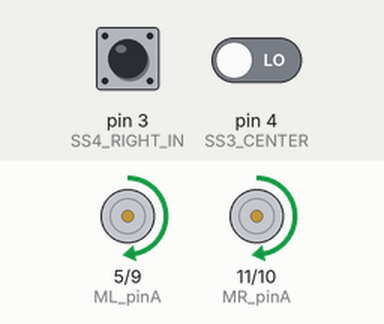
Simulated run of this sketch. Board: Arduino Uno, built with avr-gcc and run on an emulated ATmega328P. On the bench: motor-driver pin pairs drawn as motors (green arrow = first pin HIGH = forward, orange = second pin HIGH = backward, longer = more drive). Inputs (shaded band) come from the test bench; at power-on: pin 4 (SS3_CENTER) LOW, pin 3 (SS4_RIGHT_IN) LOW.

Above: at 1.2 s.
1.3 s: pin 4 (SS3_CENTER) driven HIGH
At 2.4 s:
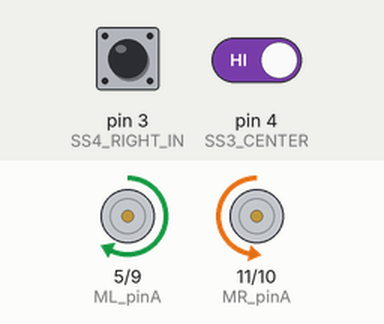
Timing chart, 0 to 4.3 s (numbered marks = the images above; inputs shaded):
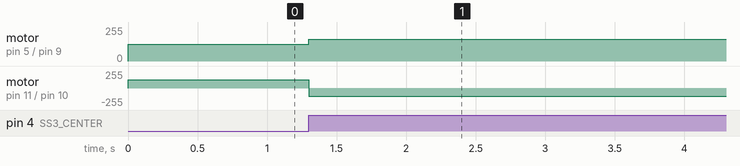

The sketch:

Line_Following.ino
```cpp
#define Pwm 127
#define ML_pinA 5
#define ML_pinB 9
#define MR_pinA 11
#define MR_pinB 10
#define SS1_LEFT_OUT  7
#define SS2_LEFT_IN   6
#define SS3_CENTER    4
#define SS4_RIGHT_IN  3
#define SS5_RIGHT_OUT 2
#define Near A5
#define CLP 7


void allpinslow();
void Forward(int Speed);
void Backward(int Speed);
void Right(int Speed1, int Speed2);
void Left(int Speed1, int Speed2);
double PWMtoSpeed(int PWM);

unsigned long StartTime;
unsigned long CurrentTime;
unsigned long duration;
float distance;
float hypotenuse;
float RaidusOfCurvature;
float Ratio;
int Pwm2;
bool FLAG;

void setup()
{
  pinMode(ML_pinA, OUTPUT);
  pinMode(ML_pinB, OUTPUT);
  pinMode(MR_pinA, OUTPUT);
  pinMode(MR_pinB, OUTPUT);
  pinMode(SS1_LEFT_OUT, INPUT);
  pinMode(SS2_LEFT_IN, INPUT);
  pinMode(SS3_CENTER, INPUT);
  pinMode(SS4_RIGHT_IN, INPUT);
  pinMode(SS5_RIGHT_OUT, INPUT);
  pinMode(Near, INPUT);
  pinMode(CLP, INPUT);

  //Initialization of all pin to be LOW
  allpinslow();

}

void loop() {

    Forward(Pwm);

    if(digitalRead(SS3_CENTER) == 1){
        StartTime = millis(); // We start the timing

        while(1){
            if(digitalRead(SS4_RIGHT_IN) == 0){
                CurrentTime = millis();
                FLAG = 1;
                break;
            }
            if(digitalRead(SS2_LEFT_IN) == 0){
                CurrentTime = millis();
                FLAG = 0;
                break;
            }
            Forward(Pwm);
        }
        duration = CurrentTime - StartTime; // The Duration of the white distance
        distance = PWMtoSpeed(Pwm) * duration; // The distance until the sensors go black
        hypotenuse = sqrt(pow(distance, 2) + pow(10, 2)); // getting the hypotenuse of the triangle
        RaidusOfCurvature = hypotenuse/0.087266; // The Raidus of the curve = the length of the curve which i approxmated to be the hypotenuse / The angle of the curve which i approxmated to be 5 degrees
        Ratio = (105 + RaidusOfCurvature) / (105 - RaidusOfCurvature); // The ratio between the speed of the motors
        Pwm2 = Ratio * Pwm; // Getting The others motor speed

        if(FLAG == 1)
        while(digitalRead(SS3_CENTER) == 1)
            Right(Pwm2, Pwm);
        else
        while(digitalRead(SS3_CENTER) == 1)
            Left(Pwm2, Pwm);

    }
}

void allpinslow()
{
  digitalWrite(ML_pinA,LOW);
  digitalWrite(ML_pinB,LOW);
  digitalWrite(MR_pinA,LOW);
  digitalWrite(MR_pinB,LOW);
}

void Forward(int Speed)
{

    analogWrite(ML_pinA,Speed);
    digitalWrite(ML_pinB,LOW);

    analogWrite(MR_pinA,Speed);
    digitalWrite(MR_pinB,LOW);

}
void Backward(int Speed)
{

    digitalWrite(ML_pinA,LOW);
    analogWrite(ML_pinB,Speed);

    digitalWrite(MR_pinA,LOW);
    analogWrite(MR_pinB,Speed);


}
void Left(int Speed1, int Speed2 )
{

    digitalWrite(ML_pinA,LOW);
    analogWrite(ML_pinB,Speed1);

    analogWrite(MR_pinA,Speed2);
    digitalWrite(MR_pinB,LOW);

}
void Right(int Speed1, int Speed2)
{

    analogWrite(ML_pinA,Speed1);
    digitalWrite(ML_pinB,LOW);

    digitalWrite(MR_pinA,LOW);
    analogWrite(MR_pinB,Speed2);

}
double PWMtoSpeed(int PWM)
{

    return (13.8 * PWM + 73.86) * 0.01; //Speed in millimeters/milliseconds
    //return(-6.72 * pow(PWM,2) + 17.76 * PWM + 75.76)
    //return(1.28 * pow(PWM,3) - 7.081 * pow(PWM, 2) + 15.48 * PWM + 76.41)
    //return(-6.949 * pow(PWM, 4) + 4.308 * pow(PWM,3) - 6.281 * pow(PWM, 2) + 9.904 * PWM + 74.71)
    //return(10.66 * pow(PWM, 5) -6.949 * pow(PWM, 4) - 20.24 * pow(PWM,3) - 6.281 * pow(PWM, 2) + 09.89 * PWM + 74.71)

}
```

Measured:
- after the input at 1.3 s, motor on pin 5 (ML_pinA) / pin 9 (ML_pinB): forward 127/255 → forward 165/255 at once; motor on pin 11 (MR_pinA) / pin 10 (MR_pinB): forward 127/255 → backward 127/255 at once
